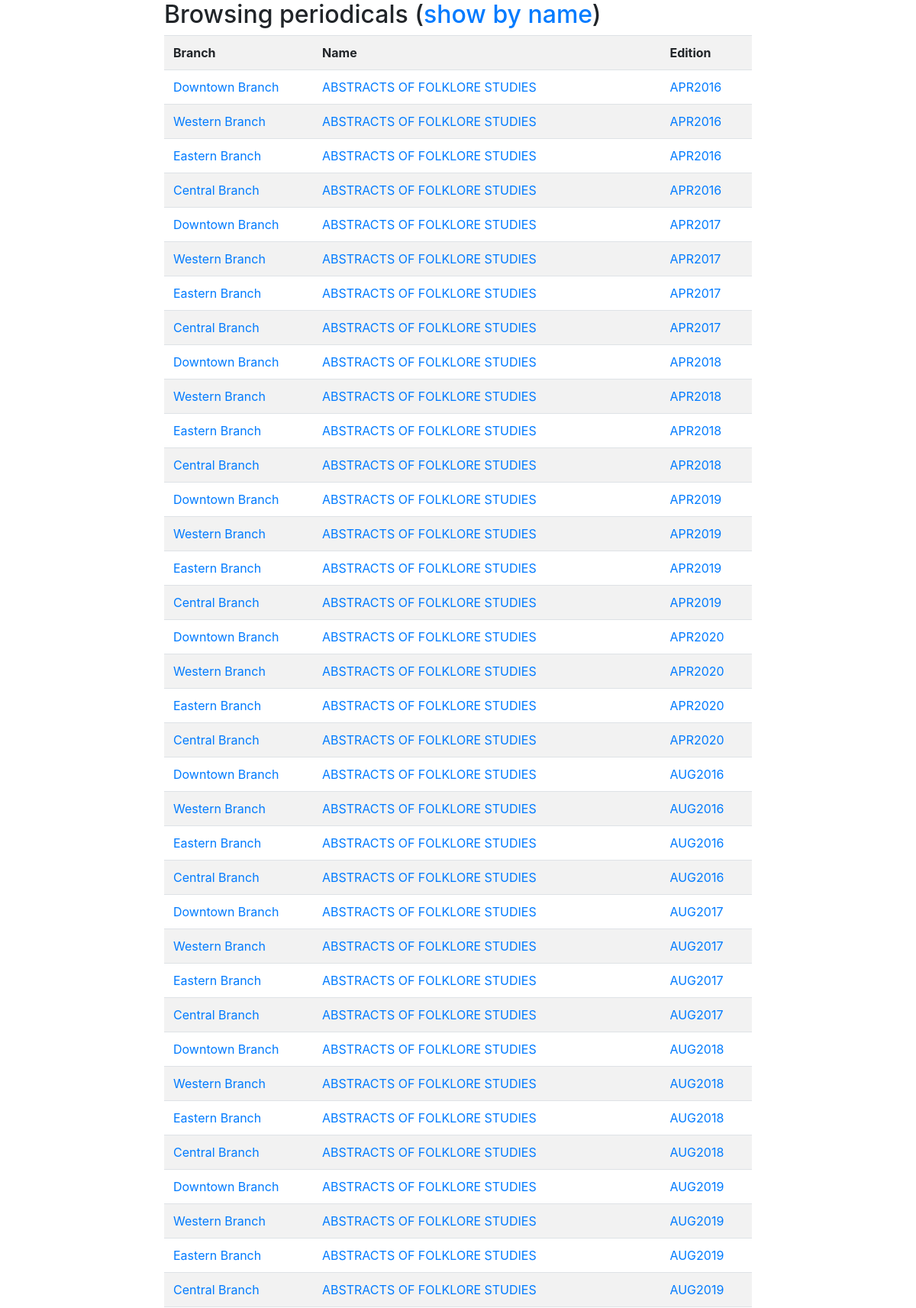
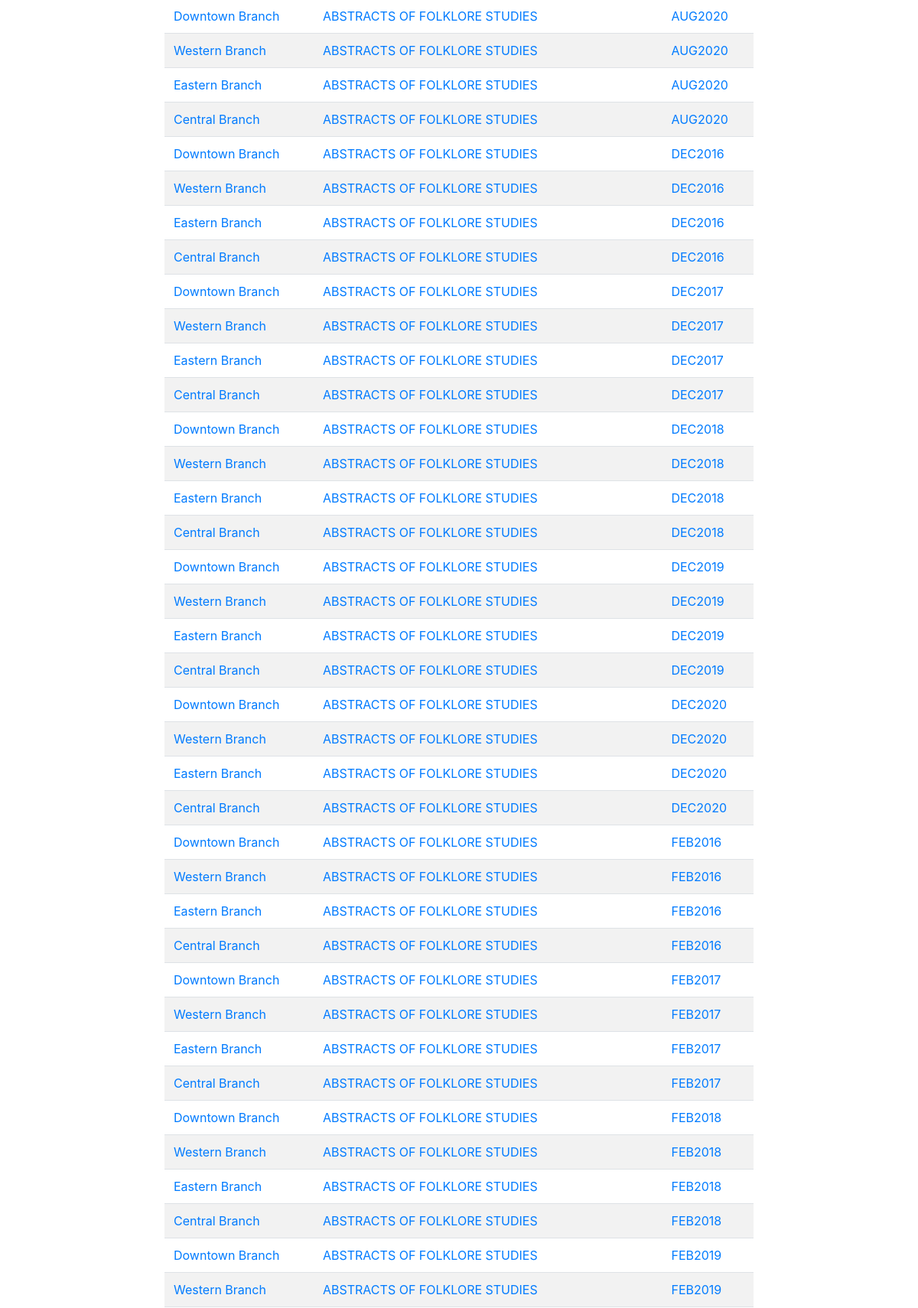
Page /periodicals/bybranch (upper part) on the committed database (2 pictures, top to bottom).
### tables this page shows
CREATE TABLE BRANCHES(BID CHAR(6) PRIMARY KEY,
BNAME VARCHAR(64) UNIQUE NOT NULL,
BADDRESS VARCHAR(512),
BPHONE NUMERIC(10),
BFAX NUMERIC(10)
);

### app.py (the view)
@ app.route("/periodicals/bybranch")
def listPeriodicalsByBranch():
    tempConn = sqlite3.connect("app.db")
    tempCursor = tempConn.cursor()
    periodNames = tempCursor.execute(f"""SELECT B.BNAME, B_TO_P.PNAME, B_TO_P.PEDITION
        FROM (
        SELECT *
        FROM STORES_P S JOIN PERIODICALS P
        ON S.PNAME = P.PNAME AND S.PEDITION = P.PEDITION
        ) AS B_TO_P JOIN BRANCHES B ON B.BID=B_TO_P.BID;""").fetchall()
    return render_template("periodicalsbybranch.html", periodNames=periodNames)

### templates/periodicalsbybranch.html (shortened to what this page needs)
<html>
<head>
    <link rel="stylesheet" href="https://maxcdn.bootstrapcdn.com/bootstrap/4.0.0/css/bootstrap.min.css"
>
</head>
<body>
    <div class='container-fluid'>
        <div class="row">
            <div class="col-md-2">
            </div>
            <div class='col-md-8'>
                <h2>
                    Browsing periodicals (<a href='/periodicals'>show by name</a>)
                </h2>
            </div>
        </div>
        <div class="row">
            <div class="container-fluid col-md-8">
                <table class="table table-striped">
                    <tr>
                        <th>Branch</th>
                        <th>Name</th>
                        <th>Edition</th>
                    </tr>
                    {% for name in periodNames %}
                    <tr>
                        <td><a href="/branches">{{ name[0] }}</a></td>
                        <td><a href="/periodicals/{{ name[1] }}">{{ name[1] }}</a></td>
                        <td><a href="/periodicals/{{ name[1] }}/{{ name[2] }}">{{ name[2] }}</a></td>
                    </tr>
                    {% endfor %}
                </table>
            </div>
        </div>
    </div>
</body>
</html>

### rows in the picture
BRANCHES: BNAME "Downtown Branch", name "ABSTRACTS OF FOLKLORE STUDIES", name "APR2016", name "APR2017", name "APR2018", name "APR2019", name "APR2020", name "AUG2016", name "AUG2017", name "AUG2018", name "AUG2019", name "AUG2020", name "DEC2016", name "DEC2017", name "DEC2018", name "DEC2019", name "DEC2020", name "FEB2016", name "FEB2017", name "FEB2018", name "FEB2019"
BRANCHES: BNAME "Western Branch", name "ABSTRACTS OF FOLKLORE STUDIES", name "APR2016", name "APR2017", name "APR2018", name "APR2019", name "APR2020", name "AUG2016", name "AUG2017", name "AUG2018", name "AUG2019", name "AUG2020", name "DEC2016", name "DEC2017", name "DEC2018", name "DEC2019", name "DEC2020", name "FEB2016", name "FEB2017", name "FEB2018", name "FEB2019"
BRANCHES: BNAME "Eastern Branch", name "ABSTRACTS OF FOLKLORE STUDIES", name "APR2016", name "APR2017", name "APR2018", name "APR2019", name "APR2020", name "AUG2016", name "AUG2017", name "AUG2018", name "AUG2019", name "AUG2020", name "DEC2016", name "DEC2017", name "DEC2018", name "DEC2019", name "DEC2020", name "FEB2016", name "FEB2017", name "FEB2018"
BRANCHES: BNAME "Central Branch", name "ABSTRACTS OF FOLKLORE STUDIES", name "APR2016", name "APR2017", name "APR2018", name "APR2019", name "APR2020", name "AUG2016", name "AUG2017", name "AUG2018", name "AUG2019", name "AUG2020", name "DEC2016", name "DEC2017", name "DEC2018", name "DEC2019", name "DEC2020", name "FEB2016", name "FEB2017", name "FEB2018"
